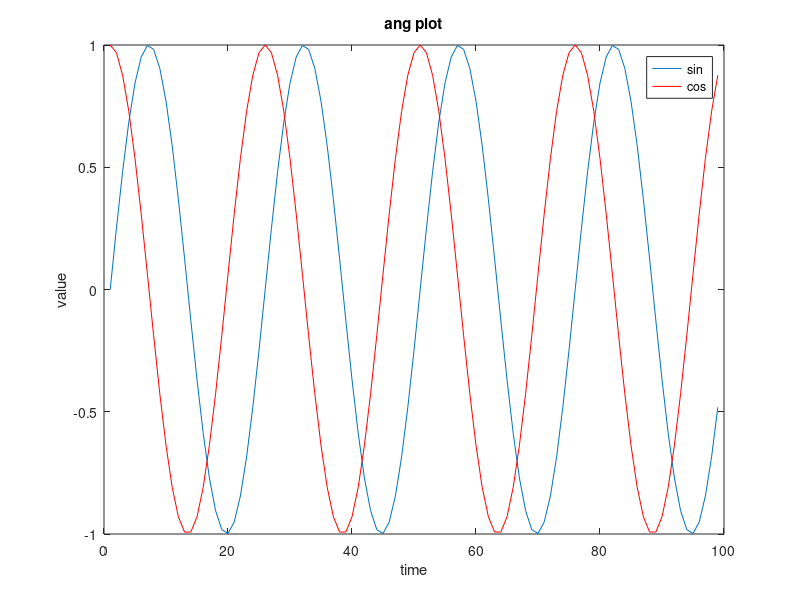
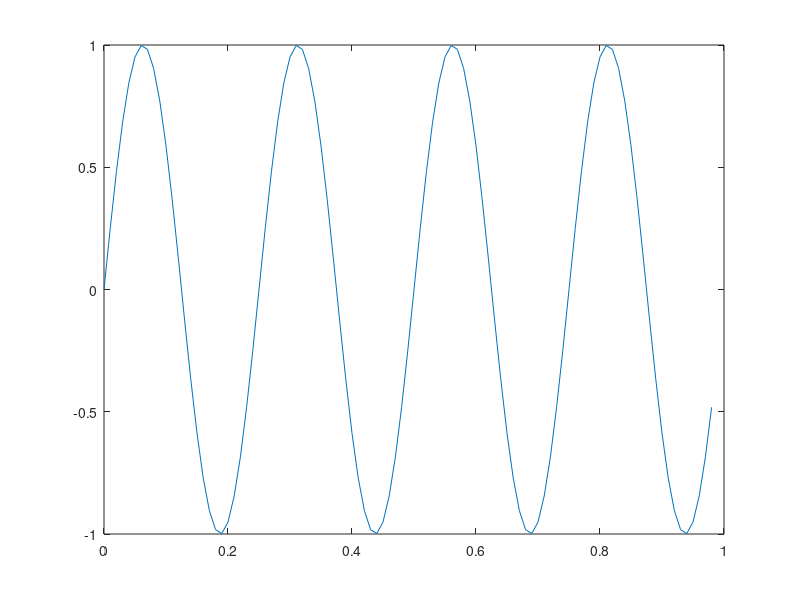
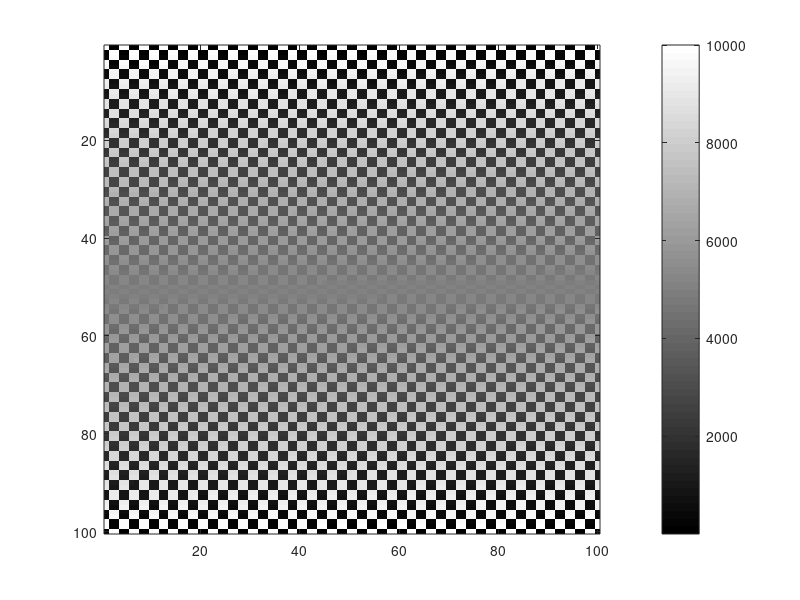

The MATLAB source for these figures, in order:
data = [ 0 : 0.01: 0.98 ];  % [0.00:0.98] with step 0.01
size(data);  % 1 99
y1 = sin(2 * pi * 4 * data);  % also  an array
y2 = cos(2 * pi * 4 * data);
plot(y1);
hold on;  % to place both functions on the same plot.
plot(y2, 'r');
xlabel('time')
ylabel('value')
legend('sin', 'cos')
title('ang plot')

print -dpng 'angPlot.png'  % save figure as a file. Not only png could be file format

% close;  % close a figure

% Plot on different windows:
figure(2); plot(data, y1);
figure(3); plot(data, y2);

% Plot in the same window, but on two rectangles.
subplot(1, 2, 1);  % Divides plot a 1x2 grid, access first element
plot(data, y1);  % fill up 1x2 grid, on the left side
subplot(1, 2, 2);  % Access SECOND element in 1x2 grid
plot(data, y2);  % fill up 1x2 grid, on the right side

% Change axis scales of LAST plot (subplot, right side)
axis( [ 0.5 1 -5 5 ] )  % x:from 0.5 to 1; y:from -1 to 1

clf;  % clear last figure

% Visualize a matrix:
A = magic(5);
imagesc(A);  % grid of colors

imagesc(A), colorbar, colormap gray;  % also put colorbar to show what color corresponds to

imagesc(magic(100)), colorbar, colormap gray; 


% execute N commands one after another:
a=1; b=2; c=3;
